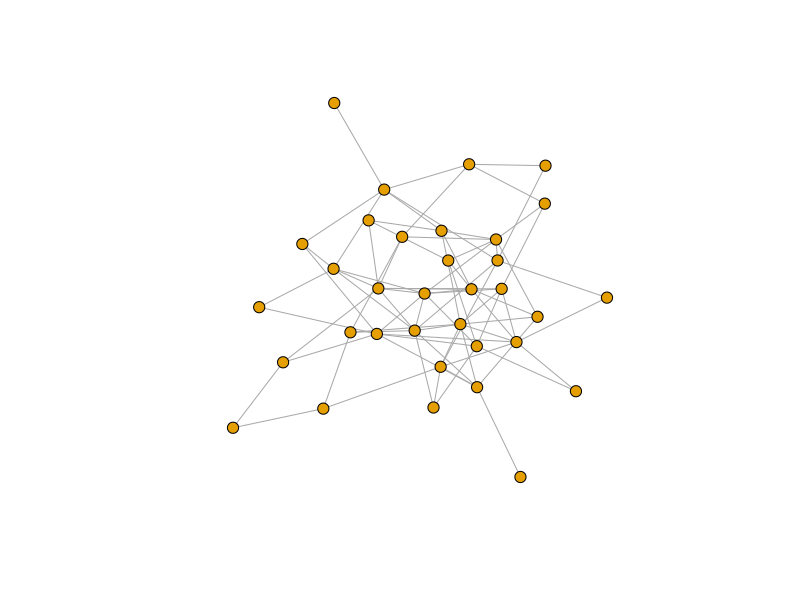
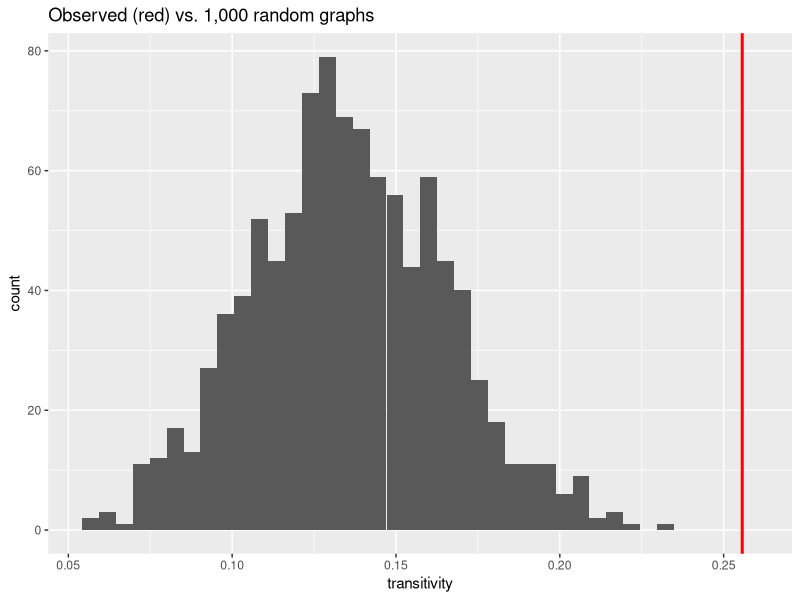
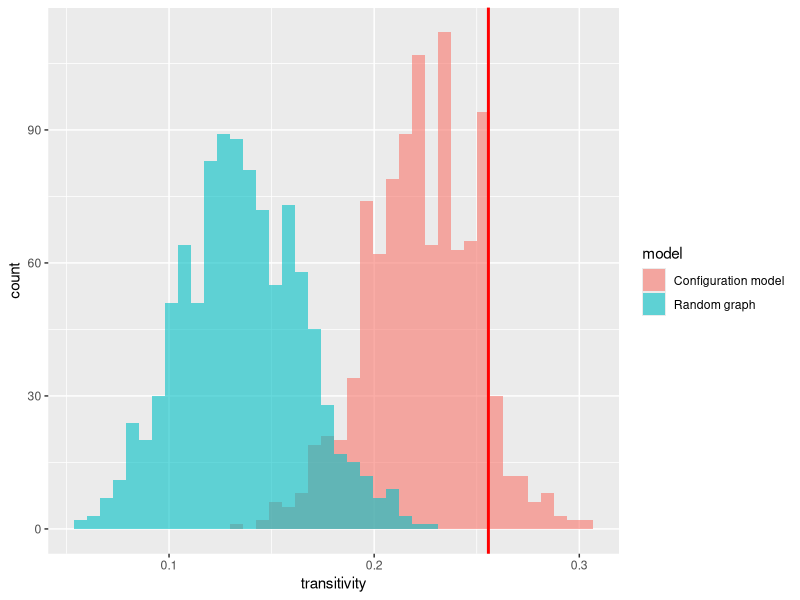
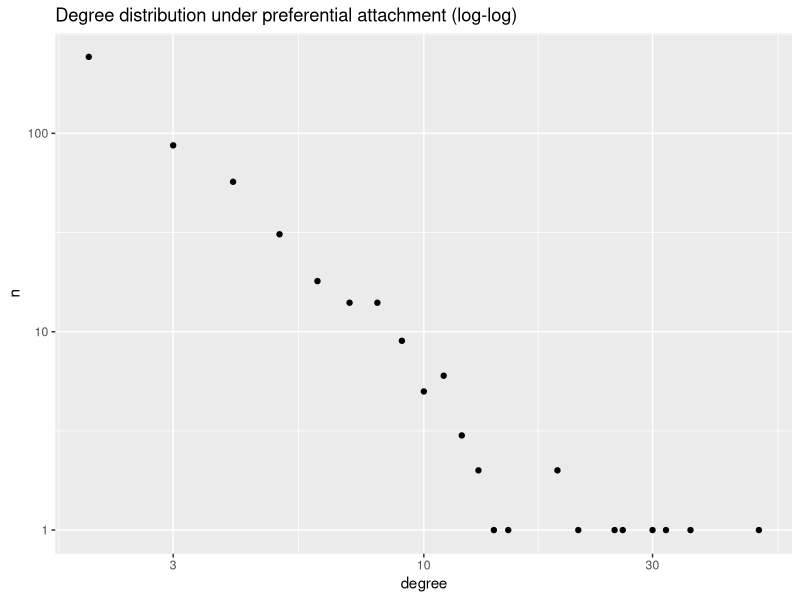

These charts were generated, in order, by the following R code:
## ---- chunk 1
library(tidyverse)
library(igraph)
set.seed(2027)
## ---- chunk 2
g <- make_graph("Zachary")
transitivity(g)
## ---- chunk 3
n <- vcount(g)
m <- ecount(g)

g_random <- sample_gnm(n, m)
plot(g_random, vertex.size = 6, vertex.label = NA)
transitivity(g_random)
## ---- chunk 4
sim_er <- replicate(1000, transitivity(sample_gnm(n, m)))

tibble(transitivity = sim_er) |>
  ggplot(aes(transitivity)) +
  geom_histogram(bins = 40) +
  geom_vline(xintercept = transitivity(g), colour = "red", linewidth = 1) +
  labs(title = "Observed (red) vs. 1,000 random graphs")
## ---- chunk 5
sim_conf <- replicate(1000, transitivity(sample_degseq(degree(g), method = "vl")))

tibble(
  model = rep(c("Random graph", "Configuration model"), each = 1000),
  transitivity = c(sim_er, sim_conf)
) |>
  ggplot(aes(transitivity, fill = model)) +
  geom_histogram(bins = 40, alpha = 0.6, position = "identity") +
  geom_vline(xintercept = transitivity(g), colour = "red", linewidth = 1)
## ---- chunk 6
g_sw <- sample_smallworld(dim = 1, size = 100, nei = 3, p = 0.05)
c(clustering = transitivity(g_sw), avg_path = mean_distance(g_sw))
## ---- chunk 7
g_pa <- sample_pa(500, m = 2, directed = FALSE)

tibble(degree = degree(g_pa)) |>
  count(degree) |>
  ggplot(aes(degree, n)) +
  geom_point() +
  scale_x_log10() + scale_y_log10() +
  labs(title = "Degree distribution under preferential attachment (log-log)")
## ---- chunk 8
# your code here
